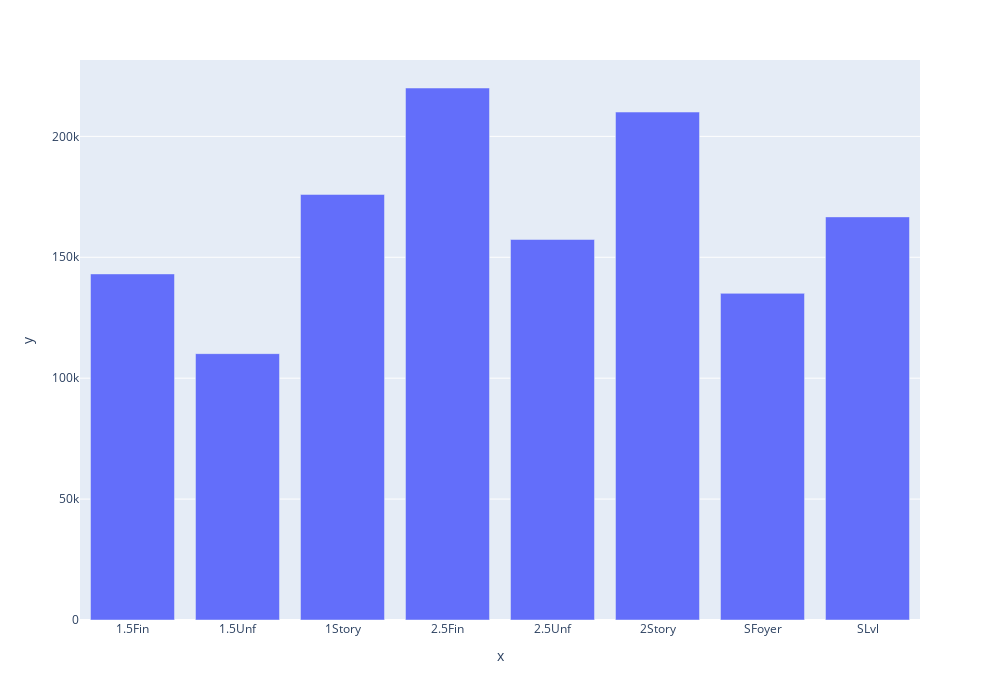

This figure's notebook cell:
### Code cell
data = train_df.groupby(by='HouseStyle').SalePrice.mean()
fig = px.bar(x=data.index, y=data.values,
             width=1000,
             height=700)
fig.show()

### Figure 1 — Plotly figure (JSON) as saved in the notebook; plotly's stock layout.template omitted (floating-point values rounded to 4 significant figures)
{"data": [{"alignmentgroup": "True", "hovertemplate": "x=%{x}<br>y=%{y}<extra></extra>", "legendgroup": "", "marker": {"color": "#636efa", "pattern": {"shape": ""}}, "name": "", "offsetgroup": "", "orientation": "v", "showlegend": false, "textposition": "auto", "type": "bar", "x": ["1.5Fin", "1.5Unf", "1Story", "2.5Fin", "2.5Unf", "2Story", "SFoyer", "SLvl"], "xaxis": "x", "y": [143100.0, 110150, 176000.0, 220000, 157400.0, 210100.0, 135100.0, 166700.0], "yaxis": "y"}], "layout": {"barmode": "relative", "height": 700, "legend": {"tracegroupgap": 0}, "margin": {"t": 60}, "width": 1000, "xaxis": {"anchor": "y", "domain": [0, 1], "title": {"text": "x"}}, "yaxis": {"anchor": "x", "domain": [0, 1], "title": {"text": "y"}}}}
